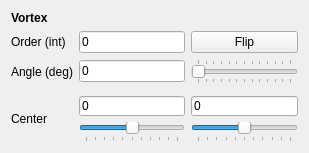
<?xml version="1.0" encoding="UTF-8"?>
<ui version="4.0">
 <class>Form</class>
 <widget class="QWidget" name="Form">
  <property name="geometry">
   <rect>
    <x>0</x>
    <y>0</y>
    <width>309</width>
    <height>124</height>
   </rect>
  </property>
  <property name="sizePolicy">
   <sizepolicy hsizetype="MinimumExpanding" vsizetype="MinimumExpanding">
    <horstretch>0</horstretch>
    <verstretch>0</verstretch>
   </sizepolicy>
  </property>
  <property name="maximumSize">
   <size>
    <width>16777215</width>
    <height>16777215</height>
   </size>
  </property>
  <property name="windowTitle">
   <string>Form</string>
  </property>
  <layout class="QGridLayout" name="gridLayout">
   <item row="1" column="2">
    <widget class="QPushButton" name="pushButton_flip">
     <property name="text">
      <string>Flip</string>
     </property>
    </widget>
   </item>
   <item row="4" column="0" rowspan="2">
    <widget class="QLabel" name="label_3">
     <property name="text">
      <string>Center</string>
     </property>
    </widget>
   </item>
   <item row="1" column="4" rowspan="4">
    <spacer name="horizontalSpacer">
     <property name="orientation">
      <enum>Qt::Horizontal</enum>
     </property>
     <property name="sizeHint" stdset="0">
      <size>
       <width>0</width>
       <height>20</height>
      </size>
     </property>
    </spacer>
   </item>
   <item row="0" column="0">
    <widget class="QLabel" name="label_5">
     <property name="font">
      <font>
       <weight>75</weight>
       <bold>true</bold>
      </font>
     </property>
     <property name="text">
      <string>Vortex</string>
     </property>
    </widget>
   </item>
   <item row="1" column="1">
    <widget class="QLineEdit" name="lineEdit_order">
     <property name="minimumSize">
      <size>
       <width>0</width>
       <height>20</height>
      </size>
     </property>
     <property name="text">
      <string>0</string>
     </property>
     <property name="placeholderText">
      <string>Order</string>
     </property>
    </widget>
   </item>
   <item row="1" column="0">
    <widget class="QLabel" name="label">
     <property name="text">
      <string>Order (int)</string>
     </property>
    </widget>
   </item>
   <item row="2" column="0">
    <widget class="QLabel" name="label_2">
     <property name="text">
      <string>Angle (deg)</string>
     </property>
    </widget>
   </item>
   <item row="2" column="1">
    <widget class="QLineEdit" name="lineEdit_angle">
     <property name="minimumSize">
      <size>
       <width>0</width>
       <height>20</height>
      </size>
     </property>
     <property name="text">
      <string>0</string>
     </property>
     <property name="placeholderText">
      <string>Angle</string>
     </property>
    </widget>
   </item>
   <item row="2" column="2">
    <widget class="QSlider" name="slider_angle">
     <property name="maximum">
      <number>360</number>
     </property>
     <property name="pageStep">
      <number>10</number>
     </property>
     <property name="orientation">
      <enum>Qt::Horizontal</enum>
     </property>
     <property name="tickPosition">
      <enum>QSlider::TicksBothSides</enum>
     </property>
     <property name="tickInterval">
      <number>30</number>
     </property>
    </widget>
   </item>
   <item row="5" column="1">
    <widget class="QSlider" name="slider_center_y">
     <property name="minimum">
      <number>-50</number>
     </property>
     <property name="maximum">
      <number>50</number>
     </property>
     <property name="pageStep">
      <number>1</number>
     </property>
     <property name="value">
      <number>0</number>
     </property>
     <property name="orientation">
      <enum>Qt::Horizontal</enum>
     </property>
     <property name="tickPosition">
      <enum>QSlider::TicksBelow</enum>
     </property>
     <property name="tickInterval">
      <number>10</number>
     </property>
    </widget>
   </item>
   <item row="5" column="2">
    <widget class="QSlider" name="slider_center_x">
     <property name="minimum">
      <number>-50</number>
     </property>
     <property name="maximum">
      <number>50</number>
     </property>
     <property name="pageStep">
      <number>1</number>
     </property>
     <property name="value">
      <number>0</number>
     </property>
     <property name="orientation">
      <enum>Qt::Horizontal</enum>
     </property>
     <property name="tickPosition">
      <enum>QSlider::TicksBelow</enum>
     </property>
     <property name="tickInterval">
      <number>10</number>
     </property>
    </widget>
   </item>
   <item row="4" column="1">
    <widget class="QLineEdit" name="lineEdit_center_y">
     <property name="minimumSize">
      <size>
       <width>0</width>
       <height>20</height>
      </size>
     </property>
     <property name="text">
      <string>0</string>
     </property>
     <property name="placeholderText">
      <string>Angle</string>
     </property>
    </widget>
   </item>
   <item row="4" column="2">
    <widget class="QLineEdit" name="lineEdit_center_x">
     <property name="minimumSize">
      <size>
       <width>0</width>
       <height>20</height>
      </size>
     </property>
     <property name="text">
      <string>0</string>
     </property>
     <property name="placeholderText">
      <string>Angle</string>
     </property>
    </widget>
   </item>
  </layout>
 </widget>
 <resources/>
 <connections/>
</ui>
